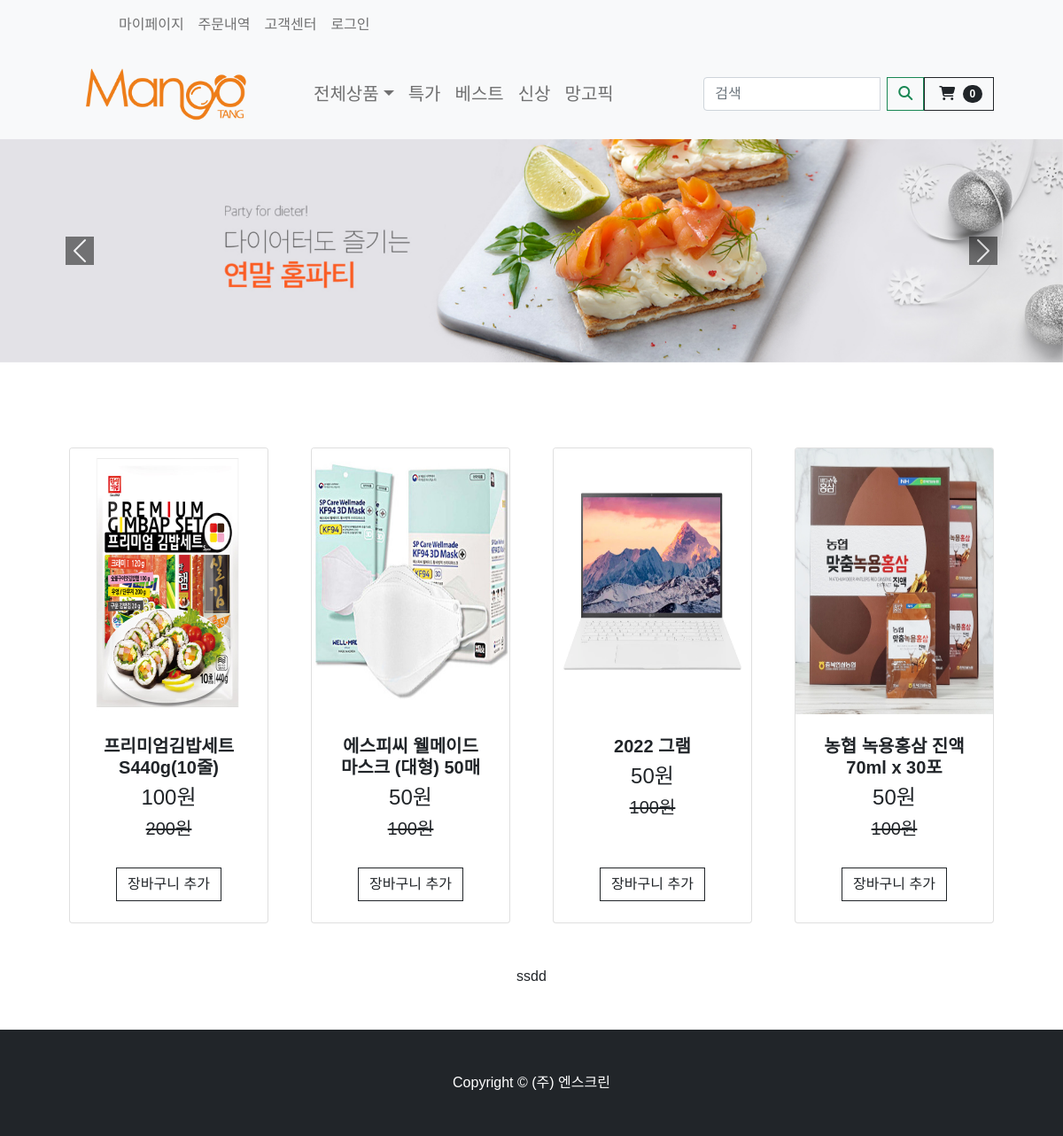
The page / on the database its author committed.
### store/models.py (models this page shows, shortened)
class Carosel(models.Model):
    image = models.ImageField(null=True, blank=True)
    banner_title = models.CharField(max_length=200, null=True, blank=True)
    banner_description = models.CharField(max_length=200, null=True, blank=True)
    href = models.CharField(max_length=200, default='#', null=True, blank=False)

class Product(models.Model):
    product_name = models.CharField(max_length=200)
    price = models.FloatField(null=False, blank=False)
    image_detail = models.ImageField(null=True, blank=True)
    image_title = models.ImageField(null=True, blank=True)
    image_introduce = models.ImageField(null=True, blank=True)
    seller_code = models.CharField(max_length=50, null=False, blank=False)
    price_discount = models.FloatField(null=True)
    discount = models.IntegerField(null=True)
    stock = models.IntegerField()
    first_title = models.CharField(max_length=200)
    second_title = models.CharField(max_length=200)
    shipment_price = models.IntegerField(blank=True)
    hash_tag = models.CharField(max_length=200)
    option_bool = models.BooleanField(default=False, blank=False, null=True)
    collection_tag = models.CharField(max_length=200, null=True)
    item_company = models.CharField(null=False, max_length=200)
    product_status = models.BooleanField(default=False, blank=False, null=True)

### store/views.py (the view)
# urls.py: path('', include('store.urls')),
def store(request):
    kw = request.GET.get('kw', '')
    products = Product.objects.all()  # product 정보 다가져옴
    carousel = Carosel.objects.all()  # 캐러솔 가져옴
    carousel_length = len(carousel)
    if request.user.is_authenticated:  # 로그인 유저일시
        try:
            customer = request.user.customer
            order, created = Order.objects.get_or_create(customer=customer, order_status=False)
            items = order.orderitem_set.all()  # orderitem은 Order의 자식 그래서 쿼리 가능
            cartItems = order.get_cart_items
        except ObjectDoesNotExist:  # social login
            user = request.user
            social = SocialAccount.objects.get(user=user)
            if (social.provider == "naver"):
                customer = Customer.objects.create(user=user, name=social.extra_data['name'],
                                                   email=social.extra_data['email'],
                                                   phone_number=social.extra_data['mobile'], join_date=datetime.now())
            elif (social.provider == "kakao"):
                customer = Customer.objects.create(user=user,
                                                   name=social.extra_data["kakao_account"]["profile"]["nickname"],
                                                   email=social.extra_data["kakao_account"]["email"],
                                                   phone_number="0000", join_date=datetime.now())
            elif (social.provider == "google"):
                customer = Customer.objects.create(user=user, name=social.extra_data["name"],
                                                   email=social.extra_data["email"],
                                                   phone_number="none", join_date=datetime.now())
            else:
                logger.critical("exception error: " + 'view store 소셜 로그인 과정중에 에러')
                return render(request, 'error.html')
            customer.save()
            order, created = Order.objects.get_or_create(customer=customer, order_status=False)
            items = order.orderitem_set.all()  # orderitem은 Order의 자식 그래서 쿼리 가능
            cartItems = order.get_cart_items
        except Exception as e:
            logger.critical("exception error: " + str(e) + 'view store 소셜 로그인 과정중에 에러')
            return render(request, 'error.html')
    else:
        items = []
        order = {'get_cart_total': 0, 'get_cart_items': 0}
        cartItems = order['get_cart_items']
    if kw:
        products = Product.objects.filter(product_name__contains=kw)  # product 정보 다가져옴
        context = {'products': products, 'carousel': carousel, 'carousel_length': carousel_length,
                   'cartItems': cartItems}
        return render(request, 'store/store.html', context)
    products = products.order_by("?")
    context = {'products': products, 'carousel': carousel, 'carousel_length': carousel_length, 'cartItems': cartItems}
    return render(request, 'store/store.html', context)

### store/templates/store/store.html (shortened to what this page needs)
{% extends 'store/main.html' %}
{% load static %}
{% block content %}
    {% include "store/carousel.html" %}
    <section class="py-5">
        <div class="container px-4 px-lg-5 mt-5">
            <div class="row gx-4 gx-lg-5 row-cols-2 row-cols-md-3 row-cols-xl-4 justify-content-center">
                {% for product in products %}
                    <div class="col mb-5">
                        <div class="card h-100">
                            <a href="{% url 'product_detail' product.seller_code %}">
                                <img class="card-img-top" height="300" width="300" src={{ product.image_title.url }}/>
                            </a>
                            <div class="card-body p-4">
                                <div class="text-center">
                                    <h5 class="fw-bolder">{{ product.product_name }}</h5>
                                    <h4>{{ product.price_discount | floatformat:0 }}원</h4><h5
                                        class="text-decoration-line-through">{{ product.price | floatformat:0 }}원</h5>
                                </div>
                            </div>
                            <div class="card-footer p-4 pt-0 border-top-0 bg-transparent">
                                <div class="text-center">
                                    <button data-product="{{ product.seller_code }}" onclick="cartSnackbar()" data-action="set"
                                            class="btn btn-outline-dark mt-auto update-cart">장바구니 추가
                                    </button>
                                </div>
                            </div>
                        </div>
                    </div>
                {% endfor %}
            </div>
        </div>
                <div class="container" style="display: flex; justify-content: center">
                <div class="item">ss</div>
                <div class="item">dd</div>
            </div>
    </section>
{% endblock content %}

### store/templates/store/carousel.html (shortened to what this page needs)
{% load static %}
<div id="demo" id= myCarousel' class="carousel slide" data-bs-ride="carousel">
    <div class="carousel-inner">
        {% for carousels in carousel %}
            <div class="carousel-item{% if forloop.first %} active{% endif %}">
                <a href= {{ carousels.href }}>
                    <img src={{ carousels.image.url }}  class="d-block" style="width:100%">
                </a>
                <div class="carousel-caption">
                </div>
            </div>
        {% endfor %}
    </div>
    <button class="carousel-control-prev" type="button" onclick="back()" data-bs-target="#demo" data-bs-slide="prev">
        <span class="carousel-control-prev-icon" style="background-color: black"></span>
    </button>
    <button class="carousel-control-next" type="button" onclick="front()" data-bs-target="#demo" data-bs-slide="next">
        <span class="carousel-control-next-icon" style="background-color: black"></span>
    </button>
</div>

### rows shown on the page
Carosel: image (picture)
Product: image_title (picture), product_name "프리미엄김밥세트S440g(10줄)", price_discount "100", price "200"
Product: image_title (picture), product_name "에스피씨 웰메이드 마스크 (대형) 50매", price_discount "50", price "100"
Product: image_title (picture), product_name "2022 그램", price_discount "50", price "100"
Product: image_title (picture), product_name "농협 녹용홍삼 진액 70ml x 30포", price_discount "50", price "100"

### other values the page prints
{{ cartItems }} "0"
